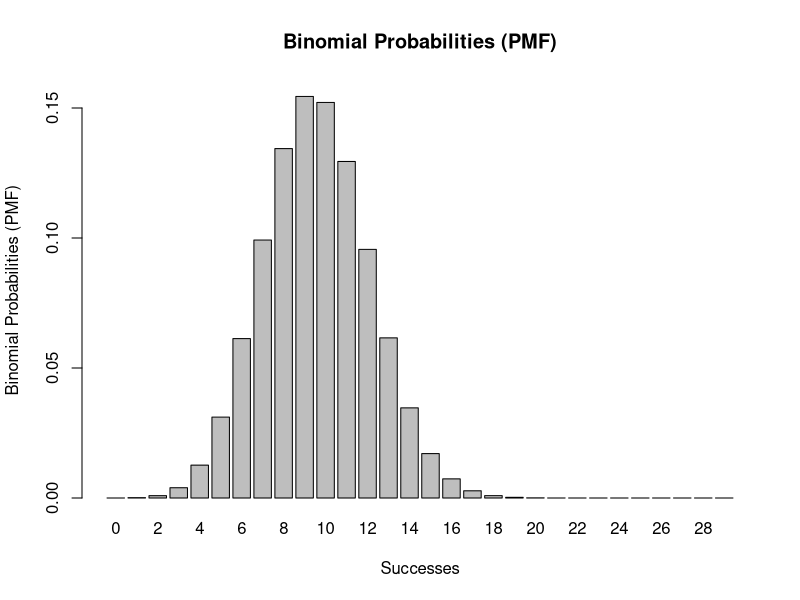

This chart was generated by the following R code:
# R Project 4 Version 10

# (C 1)
size = 29

# (C 2)
prob = 0.33

# (C 3)
num_successes <- c( 0 : size )

# (C 4)
probabilities <- c( dbinom ( num_successes, size, prob ) )

# (C 5)
successes <- factor ( num_successes [ 1 : ( size + 1 ) ] )

# (C 6)
barplot(probabilities,
        main = "Binomial Probabilities (PMF)",
        xlab = "Successes",
        ylab = "Binomial Probabilities (PMF)",
        names.arg = successes,
        ylim = c(0,.16) )

# Part 2 

# (C 7)
set.seed(2222)
sample_values <- rbinom(40,size,prob)
sample_values

# Q1
# Expected value = np, 
# where n = sample size, p = probability of success
expected_value <- size * prob
# Answer : 9.57

# Q2
# Standard distribution of distribution is given as square root of variance
# variance = npq, where q = 1 - p
standard_deviation <- sqrt( size * prob * ( 1 - prob ) )
# Answer : 2.532173

# Q3
mean(sample_values)
# Answer : 10.175

# Q4
sd(sample_values)
# Answer : 2.925463

# Q5
# Answer : sample values data were obtained at random, 
# the distribution on the other hand shows the 
# possible values in an interval and 
# how often they occur(likelihood of outcome)

# Q6
# expected value of success = np
# expected value of failure = nq
expected_value # from Q1
expected_failure <- size * ( 1 - prob )
# Answer : expected number of success = 9.57
# expected number of failure = 19.43
# Approximation to Normal Distribution would work because 
# both values are greater than 5
